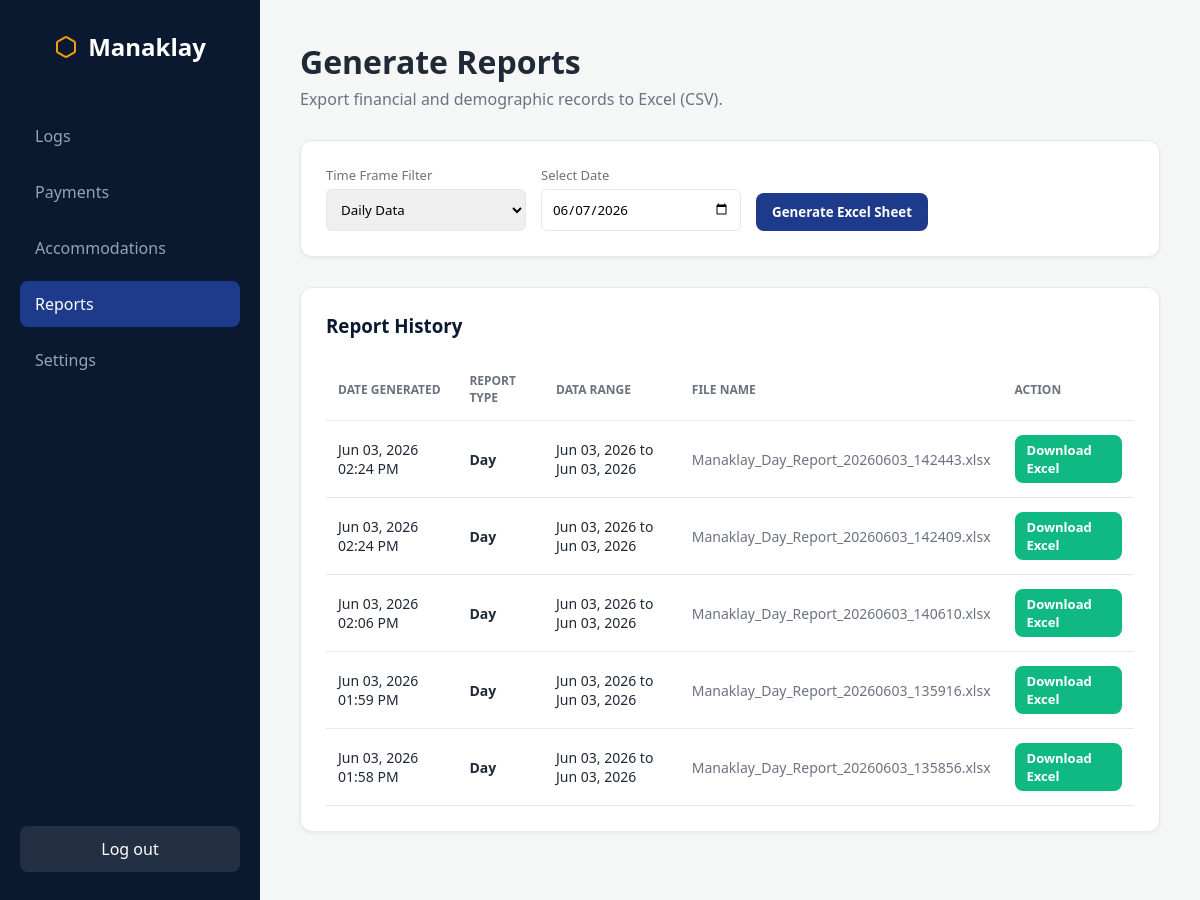
Screenshot of /CustomerSystem/reports.php (signed in) with the database file from the repository.
### tables this page shows
CREATE TABLE `report_history` (
  `id` int NOT NULL,
  `filename` varchar(255) NOT NULL,
  `report_type` varchar(50) NOT NULL,
  `start_date` date NOT NULL,
  `end_date` date NOT NULL,
  `generated_at` datetime DEFAULT CURRENT_TIMESTAMP
);

### CustomerSystem/reports.php (the view, shortened to what this page needs)
<?php
require 'db.php';
$history_stmt = $pdo->query("SELECT * FROM report_history ORDER BY generated_at DESC");
$reports_history = $history_stmt->fetchAll(PDO::FETCH_ASSOC);
?>
<!DOCTYPE html>
<html lang="en">
<head>
</head>
<body>
    <aside class="sidebar">
        <div class="sidebar-brand">
            <svg width="24" height="24" viewBox="0 0 24 24" fill="none" stroke="var(--accent-orange)" stroke-width="2">
                <path
                    d="M21 16V8a2 2 0 0 0-1-1.73l-7-4a2 2 0 0 0-2 0l-7 4A2 2 0 0 0 3 8v8a2 2 0 0 0 1 1.73l7 4a2 2 0 0 0 2 0l7-4A2 2 0 0 0 21 16z">
                </path>
            </svg>
            Manaklay
        </div>
        <nav>
            <a href="logbook.php">Logs</a>
            <a href="payments.php">Payments</a>
            <a href="accommodations.php">Accommodations</a>
            <a href="reports.php" class="active">Reports</a>
            <a href="settings.php">Settings</a>
        </nav>
        <a href="logout.php" class="logout-link">Log out</a>
    </aside>
    <main class="main-content">
        <div class="page-header">
            <h1>Generate Reports</h1>
            <p style="color: var(--text-muted); margin-top: 5px;">Export financial and demographic records to Excel
                (CSV).</p>
        </div>
        <div class="card-container">
            <form method="POST" action="reports.php" class="form-grid">
                <div class="form-group">
                    <label>Time Frame Filter</label>
                    <select name="report_type" required>
                        <option value="day">Daily Data</option>
                    </select>
                </div>
                <div class="form-group">
                    <label>Select Date</label>
                    <input type="date" name="selected_date" value="<?= date('Y-m-d') ?>" required>
                </div>
                <div class="form-group">
                    <button type="submit" class="btn btn-primary">Generate Excel Sheet</button>
                </div>
            </form>
        </div>
        <div class="card-container">
            <h3 style="margin-bottom: 20px; color: var(--sidebar-bg);">Report History</h3>
            <table>
                <thead>
                    <tr>
                        <th>Date Generated</th>
                        <th>Report Type</th>
                        <th>Data Range</th>
                        <th>File Name</th>
                        <th>Action</th>
                    </tr>
                </thead>
                <tbody>
                    <?php if (count($reports_history) > 0): ?>
                        <?php foreach ($reports_history as $report): ?>
                            <tr>
                                <td><?= date('M d, Y h:i A', strtotime($report['generated_at'])) ?></td>
                                <td><strong style="text-transform: capitalize;"><?= $report['report_type'] ?></strong></td>
                                <td><?= date('M d, Y', strtotime($report['start_date'])) ?> to
                                    <?= date('M d, Y', strtotime($report['end_date'])) ?>
                                </td>
                                <td style="color: var(--text-muted);"><?= $report['filename'] ?></td>
                                <td>
                                    <a href="reports/<?= $report['filename'] ?>" download class="btn btn-success">Download
                                        Excel</a>
                                </td>
                            </tr>
                        <?php endforeach; ?>
                    <?php endif; ?>
                </tbody>
            </table>
        </div>
    </main>
</body>
</html>

### CustomerSystem/reports.php (style rules this page uses)
:root { --sidebar-bg: #0A192F; --primary-blue: #1E3A8A; --accent-orange: #F59E0B; --bg-light: #F4F7F6; --card-bg: #FFFFFF; --text-dark: #1F2937; --text-muted: #6B7280; --border-color: #E5E7EB; --success-green: #10B981; }
* { box-sizing: border-box; margin: 0; padding: 0; font-family: 'Segoe UI', sans-serif; }
body { display: flex; height: 100vh; background-color: var(--bg-light); color: var(--text-dark); }
.sidebar { width: 260px; background-color: var(--sidebar-bg); color: white; display: flex; flex-direction: column; padding: 30px 20px; }
.sidebar-brand { font-size: 24px; font-weight: bold; margin-bottom: 50px; text-align: center; display: flex; align-items: center; justify-content: center; gap: 10px; }
.sidebar nav { flex: 1; }
.sidebar nav a { display: block; color: #94A3B8; text-decoration: none; padding: 12px 15px; margin-bottom: 10px; border-radius: 8px; font-weight: 500; transition: all 0.3s; }
.sidebar nav a:hover, .sidebar nav a.active { background-color: var(--primary-blue); color: white; }
.logout-link { text-decoration: none; color: white; padding: 12px 15px; background-color: rgba(255, 255, 255, 0.1); border-radius: 8px; text-align: center; margin-top: auto; }
.main-content { flex: 1; padding: 40px; overflow-y: auto; }
.page-header { margin-bottom: 30px; }
.card-container { background: var(--card-bg); border-radius: 12px; padding: 25px; box-shadow: 0 2px 4px rgba(0, 0, 0, 0.05); border: 1px solid var(--border-color); margin-bottom: 30px; }
.form-grid { display: flex; gap: 15px; align-items: flex-end; }
.form-group label { display: block; font-size: 13px; color: var(--text-muted); margin-bottom: 5px; }
.form-group input, .form-group select { padding: 10px; border: 1px solid var(--border-color); border-radius: 6px; outline: none; width: 200px; }
.btn { padding: 10px 16px; border: none; border-radius: 8px; cursor: pointer; font-weight: 600; color: white; transition: opacity 0.3s; }
.btn-primary { background-color: var(--primary-blue); }
.btn-success { background-color: var(--success-green); text-decoration: none; display: inline-block; padding: 6px 12px; font-size: 13px; }
table { width: 100%; border-collapse: collapse; }
th, td { padding: 14px 12px; text-align: left; border-bottom: 1px solid var(--border-color); font-size: 14px; }
th { color: var(--text-muted); font-weight: 600; text-transform: uppercase; font-size: 12px; }

### rows the page displays
report_history: generated_at "Jun 03, 2026 02:24 PM", report_type "Day", start_date "Jun 03, 2026", end_date "Jun 03, 2026", filename "Manaklay_Day_Report_20260603_142443.xlsx"
report_history: generated_at "Jun 03, 2026 02:24 PM", report_type "Day", start_date "Jun 03, 2026", end_date "Jun 03, 2026", filename "Manaklay_Day_Report_20260603_142409.xlsx"
report_history: generated_at "Jun 03, 2026 02:06 PM", report_type "Day", start_date "Jun 03, 2026", end_date "Jun 03, 2026", filename "Manaklay_Day_Report_20260603_140610.xlsx"
report_history: generated_at "Jun 03, 2026 01:59 PM", report_type "Day", start_date "Jun 03, 2026", end_date "Jun 03, 2026", filename "Manaklay_Day_Report_20260603_135916.xlsx"
report_history: generated_at "Jun 03, 2026 01:58 PM", report_type "Day", start_date "Jun 03, 2026", end_date "Jun 03, 2026", filename "Manaklay_Day_Report_20260603_135856.xlsx"
